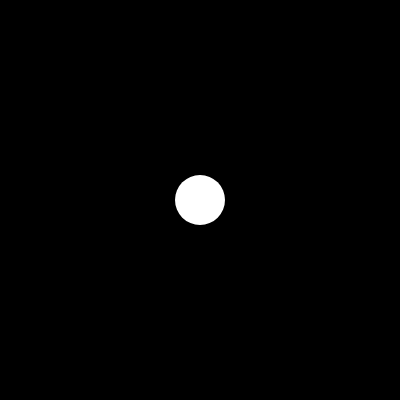
Frame 1 (no input)
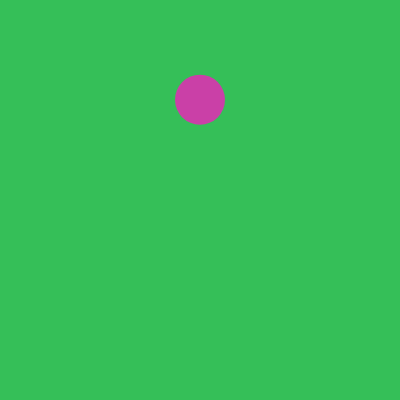
Frame 60 (no input)
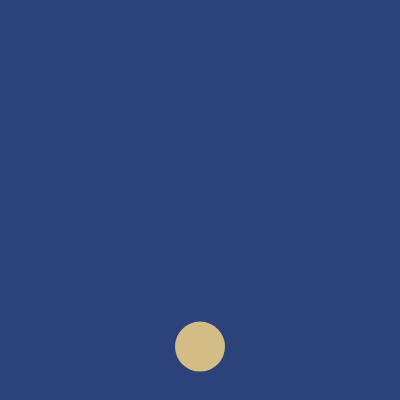
Frame 120 (the mouse pressed at the canvas centre since frame 60)

The p5.js sketch that drew these frames (run headless with seeded random() and noise() and a simulated clock; from frame 60 on, the mouse is pressed at the canvas centre):

// p5.js sketch
// ── sketch.js
var x;
var y;
var v;
var dir=1;
var d=50;
var c;

function setup() {
  createCanvas(400,400);

  x=width/2;
  y=height/2;
  c=0;
  v=random (2,10); // Velocità casuale da 2 a 10 ogni volta che si aggiorna la pagina

  noStroke ();
}

function draw() {
  background(c);

  fill (255-red(c),255-green(c),255-blue(c)); // Riempie con il colore complementare
  ellipse(x,y,d,d);
  y+=v*dir;
  if(y<d/2 || y>=width-d/2) {
    c=color(random(255),random(255),random(255)); // Cambia colore ogni volta che la palla sbatte
    dir=-dir;
  } 
}

// ellipse (xc, yc, do, dv)
